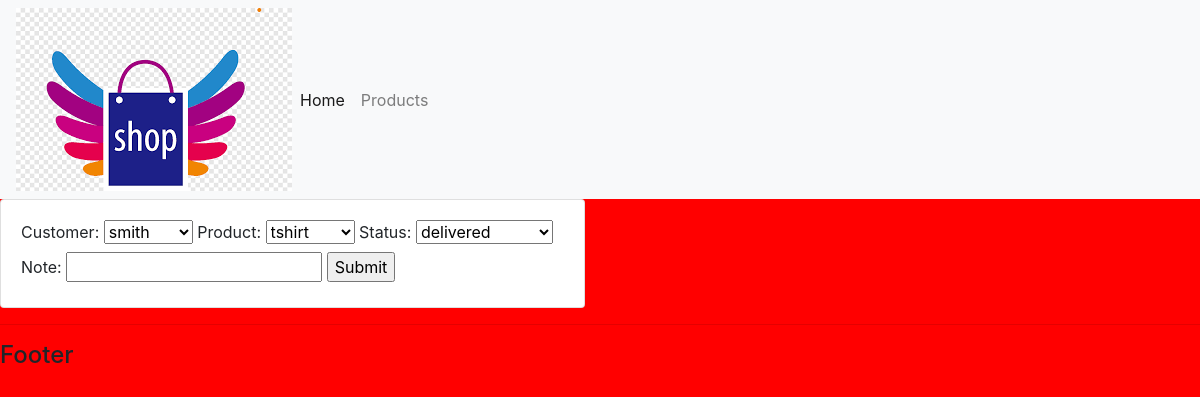
Page /update_order/1/ on the earlier database version.
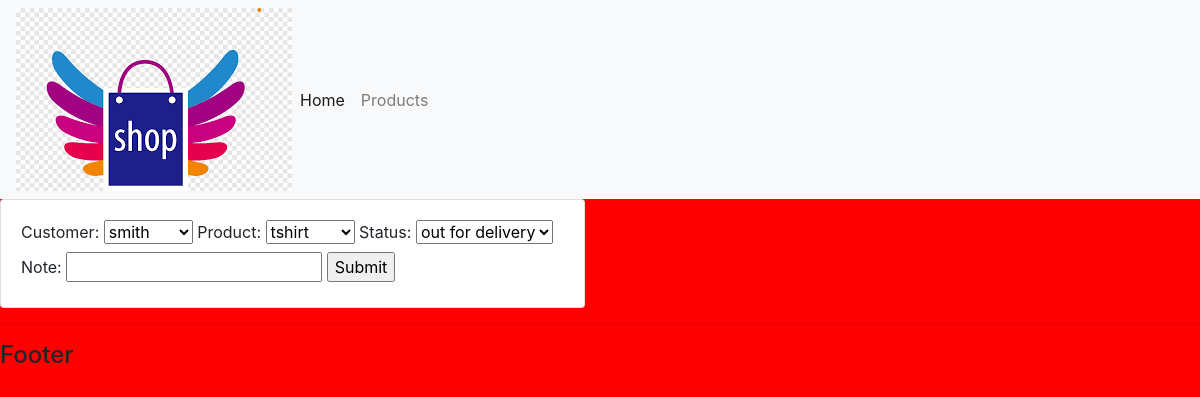
Same page on the later database version.
### accounts/models.py (models this page shows, shortened)
class Order(models.Model):
    STATUS=(('pending','pending'),
    ('out for delivery','out for delivery'),
    ('delivered','delivered'),
    )
    customer=models.ForeignKey(Customer,null=True,on_delete=models.SET_NULL)
    product=models.ForeignKey(Product,null=True,on_delete=models.SET_NULL)
    date= models.DateTimeField(auto_now_add=True, null=True)
    status= models.CharField(max_length=100, null=True,choices=STATUS)
    note= models.CharField(max_length=1000, null=True)

### accounts/views.py (the view)
# urls.py: path('update_order/<str:pk>/',views.updateOrder,name="update_order"),
def updateOrder(request, pk):
    order = Order.objects.get(id=pk)
    form = OrderForm(instance=order)
    if request.method == 'POST':
        form = OrderForm(request.POST, instance=order)
        if form.is_valid():
            form.save()
            return redirect('/')
    context = {'form':form}
    return render(request, 'accounts/order_form.html', context)

### accounts/forms.py
class OrderForm(ModelForm):
	class Meta:
		model = Order
		fields = '__all__'

### accounts/models.py (called while the page is built)
    def __str__(self):
        return self.name

    def __str__(self):
        return self.name

### accounts/templates/accounts/order_form.html (shortened to what this page needs)
{%  extends 'accounts/main.html' %}
{% load static %}
{% block content %}
<div class="row">
	<div class="col-md-6">
		<div class="card card-body">
			<form action="" method="POST">
				{{form}}
				<input type="submit" name="Submit">
			</form>
		</div>
	</div>
</div>
{% endblock %}

Differences in the rows shown:
changed Order "smith": status "delivered" → "out for delivery"
